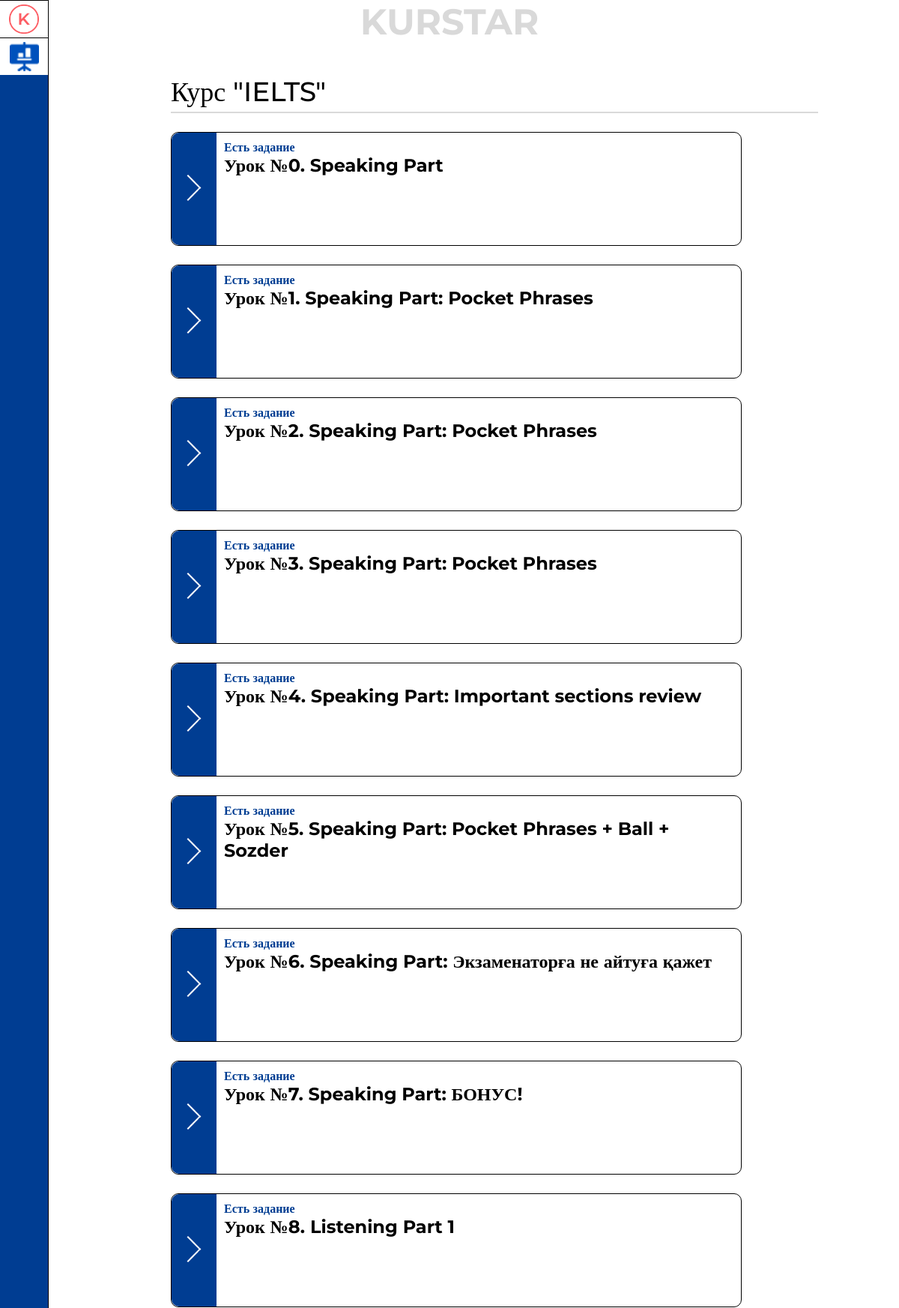
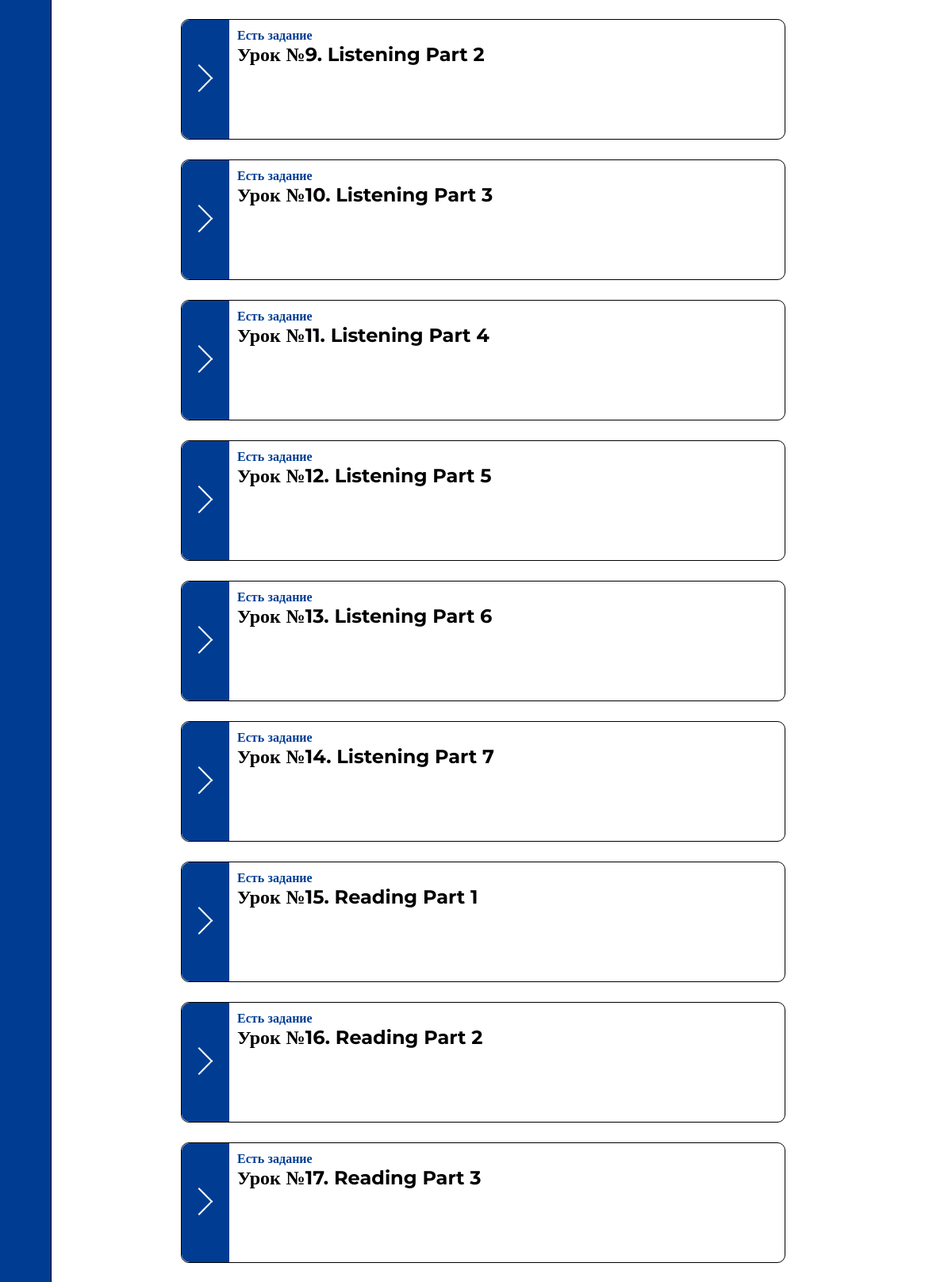
/kk/course/3/ (signed in, upper part), run on the app's committed database (2 pictures, top to bottom).
### kurstar/models.py (models this page shows, shortened)
class Course(models.Model):
    title = models.CharField('Название курса', max_length=200)
    description = models.TextField('Описание курса', blank=True)
    banner = models.ImageField('Изображение для блока', upload_to='courses_banners/')
    youtube_link_id = models.SlugField('id от видео', max_length=20, blank=True)
    members = models.ManyToManyField(User, related_name='courses', blank=True)
    visible = models.BooleanField('Отображаеться', default=True)
    language = models.CharField('Язык', max_length=20, default='kk')
    class Meta:
        verbose_name = 'Курс'
        verbose_name_plural = 'Курстар'

class Lesson(models.Model):
    course = models.ForeignKey(Course, on_delete=models.CASCADE)
    title = models.CharField('Название урока', max_length=200)
    number = models.IntegerField('Номер урока', default=0)
    description = models.TextField("Описание", default='', blank=True)
    youtube_link_id = models.SlugField('id от видео', max_length=20, blank=True)
    visible = models.BooleanField('Отображаеться', default=True)
    class Meta:
        verbose_name = 'Сабақ'
        verbose_name_plural = 'Сабақтар'

### kurstar/views.py (the view)
# urls.py: path('course/<int:pk>/', views.CourseDetailView.as_view(), name='course_detail'),
class CourseDetailView(LoginRequiredMixin, CourseFollowerPermissionMixin, DetailView):
    model = Course
    template_name = 'kurstar/course.html'
    def get_context_data(self, *args, **kwargs):
        context = super().get_context_data(*args, **kwargs)
        if Passed.objects.filter(user=self.request.user, course=kwargs['object']).first() is None:
            Passed.objects.update_or_create(
                user=self.request.user,
                course=kwargs['object'],
                defaults={'date': timezone.now(), 'lesson_number': 1}
            )
        context['lessons'] = kwargs['object'].lesson_set.order_by('number')
        return context

### kurstar/permissions.py (called while the page is built)
    def dispatch(self, request, *args, **kwargs):
        if not self.has_permissions():
            return HttpResponseRedirect(reverse('kurstar:payment',))
        return super().dispatch(request, *args, **kwargs)

    def has_permissions(self):
        return self.request.user in self.get_object().members.all()

### templates/kurstar/course.html (shortened to what this page needs)
<!DOCTYPE html>
{% load static %}
<html lang="ru">
<head>
  <link rel="stylesheet" href="{% static 'css/courses.css' %}">
</head>
<body>
<div class="kurstar">
  <section class="navbar">
    <div class="navbar__item">
      <a href="{% url 'kurstar:index' %}"><img src="{% static 'img/common/logo.png' %}" alt="icon"></a>
    </div>
    <div class="navbar__item">
      <a href="{% url 'kurstar:mycourses' %}"><img src="{% static 'img/courses/image 76.png' %}" alt="icon"></a>
    </div>
  </section>
  <section class="content">
    <div class="container">
      <h2 class="content__heading">kurstar</h2>
      <h1 class="content__courcelist">Курс "{{course.title}}"</h1>
      <div class="demyan">
        <div class="nazovi">
          {% for lesson in lessons %}
          {% if lesson.visible %}
          <form action="{% url 'kurstar:lesson_detail' course.id lesson.id %}" class="inline">
            <div class="etiblocki">
              <a href="/Course1/index.html">
                <button><img src="{% static 'img/courses/grow.png' %}" alt=""></button>
              </a>
              <div class="etiblocki__content">
                <h4>Есть задание</h4>
                <h2>Урок №{{lesson.number}}. {{lesson.title}}</h2>
              </div>
            </div>
          </form>
          {% endif %}
          {% endfor %}
        </div>
      </div>
    </div>
  </section>
</div>
</body>
</html>

### static/css/courses.css (style rules this page uses)
* { margin: 0; padding: 0; text-decoration: none; box-sizing: border-box; }
html, body { height: 100%; font-family: Montserrat; }
.kurstar { height: 100%; width: 100%; display: grid; grid-template-columns: 10% 90%; }
.navbar { width: 65px; height: 100%; border-right: 1px solid #000000; background-color: #003D92; }
.navbar__item { display: block; height: 50px; width: 100%; background: #ffffff; border-top: 1px solid black; padding: 5px; }
.navbar__item img { height: 100%; display: block; margin: 0 auto; }
.container { width: 80%; margin: 0 auto; }
.content { float: right; }
.content__heading { position: absolute; left: 50%; transform: translateX(-50%); margin: 0 auto; color: #D9D9D9; font-size: 48px; text-transform: uppercase; font-family: 'montserrat'; }
.content__courcelist { width: 100%; padding-top: 100px; font-size: 36px; font-weight: 500; padding-bottom: 5px; border-bottom: 2px solid #D9D9D9; }
.demyan { display: flex; justify-content: space-between; }
.etiblocki { position: relative; margin-top: 25px; border: 1px solid black; border-radius: 10px; min-height: 150px; display: flex; flex-wrap: nowrap; margin-right: 10px; }
.etiblocki button { display: inline-block; border: none; border-radius: 10px 0 0 10px; background: #003D92; height: 100%; min-height: 150px; padding: 0 20px; cursor: pointer; }
.etiblocki__content { max-width: 700px; padding: 10px; }
.etiblocki__content h4 { color: #003D92; font-size: 16px; }

### data on the page
Course: title "IELTS"
Lesson: visible True (drawn), number "0", title "Speaking Part"
Lesson: visible True (drawn), number "1", title "Speaking Part: Pocket Phrases"
Lesson: visible True (drawn), number "2", title "Speaking Part: Pocket Phrases"
Lesson: visible True (drawn), number "3", title "Speaking Part: Pocket Phrases"
Lesson: visible True (drawn), number "4", title "Speaking Part: Important sections review"
Lesson: visible True (drawn), number "5", title "Speaking Part: Pocket Phrases + Ball + Sozder"
Lesson: visible True (drawn), number "6", title "Speaking Part: Экзаменаторға не айтуға қажет"
Lesson: visible True (drawn), number "7", title "Speaking Part: БОНУС!"
Lesson: visible True (drawn), number "8", title "Listening Part 1"
Lesson: visible True (drawn), number "9", title "Listening Part 2"
Lesson: visible True (drawn), number "10", title "Listening Part 3"
Lesson: visible True (drawn), number "11", title "Listening Part 4"
Lesson: visible True (drawn), number "12", title "Listening Part 5"
Lesson: visible True (drawn), number "13", title "Listening Part 6"
Lesson: visible True (drawn), number "14", title "Listening Part 7"
Lesson: visible True (drawn), number "15", title "Reading Part 1"
Lesson: visible True (drawn), number "16", title "Reading Part 2"
Lesson: visible True (drawn), number "17", title "Reading Part 3"
